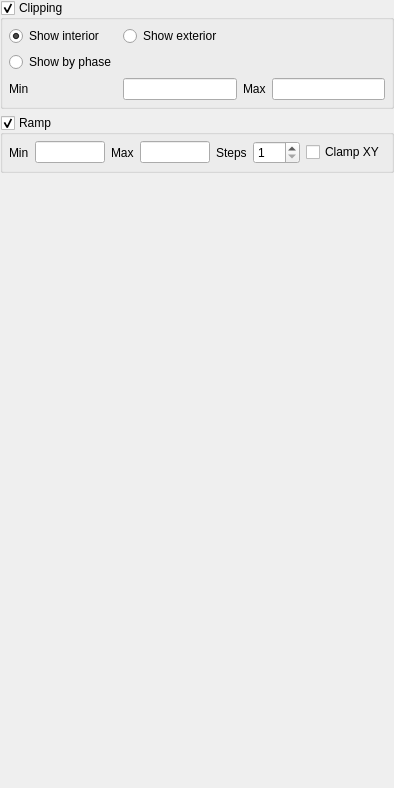
<?xml version="1.0" encoding="UTF-8"?>
<ui version="4.0">
 <class>SubPropertyClipping</class>
 <widget class="QWidget" name="SubPropertyClipping">
  <property name="geometry">
   <rect>
    <x>0</x>
    <y>0</y>
    <width>394</width>
    <height>788</height>
   </rect>
  </property>
  <property name="sizePolicy">
   <sizepolicy hsizetype="Preferred" vsizetype="Preferred">
    <horstretch>0</horstretch>
    <verstretch>0</verstretch>
   </sizepolicy>
  </property>
  <property name="maximumSize">
   <size>
    <width>600</width>
    <height>16777215</height>
   </size>
  </property>
  <property name="windowTitle">
   <string/>
  </property>
  <layout class="QGridLayout" name="gridLayout_5">
   <property name="leftMargin">
    <number>0</number>
   </property>
   <property name="topMargin">
    <number>0</number>
   </property>
   <property name="rightMargin">
    <number>0</number>
   </property>
   <property name="bottomMargin">
    <number>0</number>
   </property>
   <property name="horizontalSpacing">
    <number>6</number>
   </property>
   <item row="1" column="0">
    <widget class="QGroupBox" name="group_ramp">
     <property name="enabled">
      <bool>true</bool>
     </property>
     <property name="title">
      <string>Ramp</string>
     </property>
     <property name="checkable">
      <bool>true</bool>
     </property>
     <property name="checked">
      <bool>true</bool>
     </property>
     <layout class="QHBoxLayout" name="horizontalLayout">
      <property name="leftMargin">
       <number>6</number>
      </property>
      <property name="topMargin">
       <number>6</number>
      </property>
      <property name="rightMargin">
       <number>6</number>
      </property>
      <property name="bottomMargin">
       <number>6</number>
      </property>
      <item>
       <widget class="QLabel" name="label_minRamp">
        <property name="enabled">
         <bool>true</bool>
        </property>
        <property name="text">
         <string>Min</string>
        </property>
       </widget>
      </item>
      <item>
       <widget class="QDoubleEdit" name="lineEdit_minRamp">
        <property name="enabled">
         <bool>true</bool>
        </property>
       </widget>
      </item>
      <item>
       <widget class="QLabel" name="label_maxRamp">
        <property name="enabled">
         <bool>true</bool>
        </property>
        <property name="text">
         <string>Max</string>
        </property>
       </widget>
      </item>
      <item>
       <widget class="QDoubleEdit" name="lineEdit_maxRamp">
        <property name="enabled">
         <bool>true</bool>
        </property>
       </widget>
      </item>
      <item>
       <widget class="QLabel" name="label_stepsRamp">
        <property name="enabled">
         <bool>true</bool>
        </property>
        <property name="text">
         <string>Steps</string>
        </property>
       </widget>
      </item>
      <item>
       <widget class="QSpinBox" name="spinBox_stepsRamp">
        <property name="enabled">
         <bool>true</bool>
        </property>
        <property name="minimum">
         <number>1</number>
        </property>
        <property name="maximum">
         <number>240</number>
        </property>
       </widget>
      </item>
      <item>
       <widget class="QCheckBox" name="checkBox_clamp">
        <property name="enabled">
         <bool>true</bool>
        </property>
        <property name="layoutDirection">
         <enum>Qt::LeftToRight</enum>
        </property>
        <property name="text">
         <string>Clamp XY</string>
        </property>
       </widget>
      </item>
     </layout>
    </widget>
   </item>
   <item row="3" column="0">
    <spacer name="spacer">
     <property name="orientation">
      <enum>Qt::Vertical</enum>
     </property>
     <property name="sizeHint" stdset="0">
      <size>
       <width>0</width>
       <height>0</height>
      </size>
     </property>
    </spacer>
   </item>
   <item row="0" column="0">
    <widget class="QGroupBox" name="group_clip">
     <property name="title">
      <string>Clipping</string>
     </property>
     <property name="checkable">
      <bool>true</bool>
     </property>
     <property name="checked">
      <bool>true</bool>
     </property>
     <layout class="QGridLayout" name="gridLayout">
      <property name="leftMargin">
       <number>6</number>
      </property>
      <property name="topMargin">
       <number>6</number>
      </property>
      <property name="rightMargin">
       <number>6</number>
      </property>
      <property name="bottomMargin">
       <number>6</number>
      </property>
      <item row="4" column="1">
       <widget class="QDoubleEdit" name="lineEdit_minClip">
        <property name="sizePolicy">
         <sizepolicy hsizetype="Expanding" vsizetype="Fixed">
          <horstretch>0</horstretch>
          <verstretch>0</verstretch>
         </sizepolicy>
        </property>
       </widget>
      </item>
      <item row="4" column="3">
       <widget class="QDoubleEdit" name="lineEdit_maxClip"/>
      </item>
      <item row="4" column="0">
       <widget class="QLabel" name="label_minClip">
        <property name="text">
         <string>Min</string>
        </property>
       </widget>
      </item>
      <item row="4" column="2">
       <widget class="QLabel" name="label_maxClip">
        <property name="text">
         <string>Max</string>
        </property>
       </widget>
      </item>
      <item row="1" column="0">
       <widget class="QRadioButton" name="InteriorModeRadioBtn">
        <property name="enabled">
         <bool>true</bool>
        </property>
        <property name="layoutDirection">
         <enum>Qt::LeftToRight</enum>
        </property>
        <property name="text">
         <string>Show interior</string>
        </property>
        <property name="checked">
         <bool>true</bool>
        </property>
       </widget>
      </item>
      <item row="1" column="1">
       <widget class="QRadioButton" name="ExteriorModeRadioBtn">
        <property name="enabled">
         <bool>true</bool>
        </property>
        <property name="layoutDirection">
         <enum>Qt::LeftToRight</enum>
        </property>
        <property name="text">
         <string>Show exterior</string>
        </property>
       </widget>
      </item>
      <item row="3" column="0">
       <widget class="QRadioButton" name="byPhaseModeRadioBtn">
        <property name="layoutDirection">
         <enum>Qt::LeftToRight</enum>
        </property>
        <property name="text">
         <string>Show by phase</string>
        </property>
       </widget>
      </item>
     </layout>
    </widget>
   </item>
  </layout>
 </widget>
 <customwidgets>
  <customwidget>
   <class>QDoubleEdit</class>
   <extends>QLineEdit</extends>
   <header>qdoubleedit.h</header>
  </customwidget>
 </customwidgets>
 <resources/>
 <connections/>
</ui>
